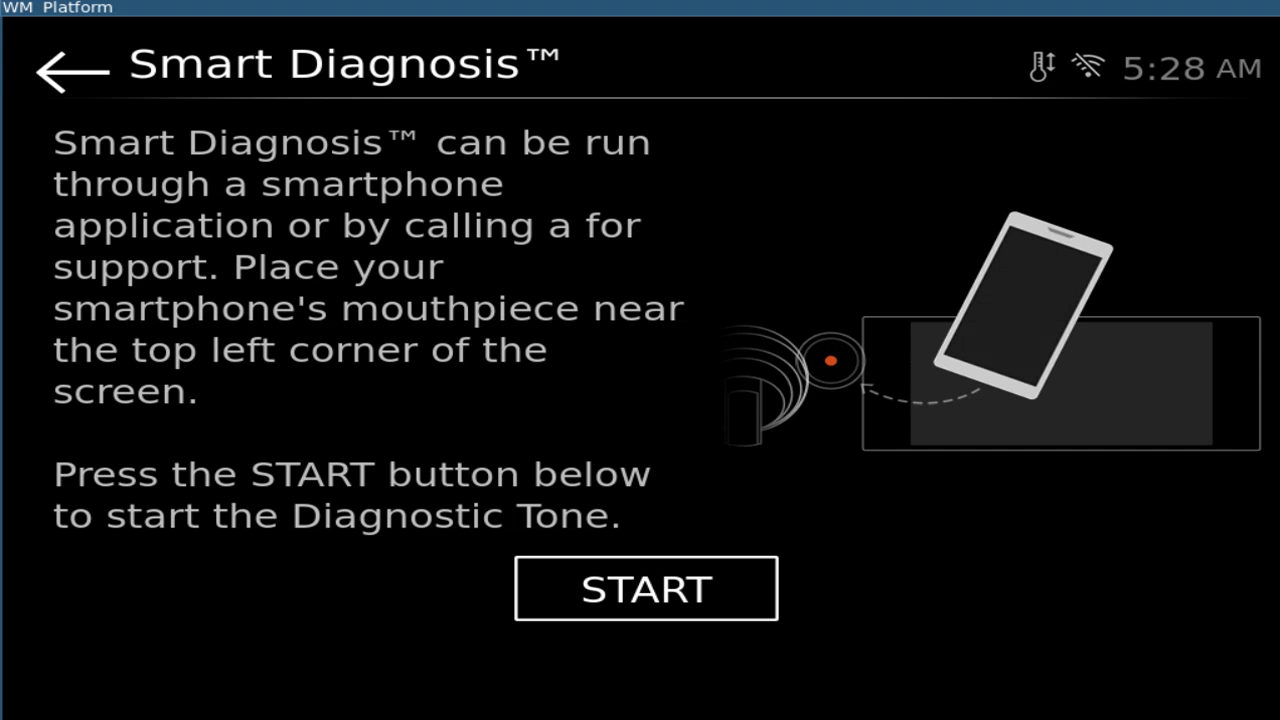
#> input picture frame 181 of video/oven_animation_2.mp4, 1280 x 720 px
$ python detectMotion1.py
#> lines starting #> are read from the running program, lines starting #| are printed output that depends on the picture; after the words box and inside, x2 and y2 are one past the last pixel; in counts of white or black regions, pixels touching at a corner belong together
import cv2
import numpy as np

cap = cv2.VideoCapture("./video/oven_animation_2.mp4") # Connect to the default camera

# Create the MOG2 background subtractor object
mog = cv2.createBackgroundSubtractorMOG2()

while True:
    _, frame = cap.read() # Read a frame from the video stream
#> frame is the input picture: shape (720, 1280, 3); mean B, G, R 14.3, 13.4, 12.4

    # Convert the frame to grayscale
    gray = cv2.cvtColor(frame, cv2.COLOR_BGR2GRAY)
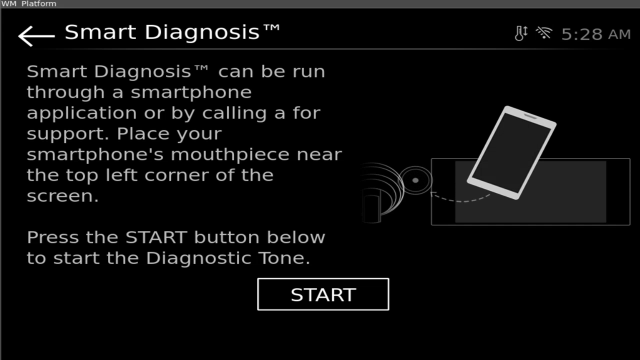
#> gray: shape (720, 1280) (shown at 1/2 size); min 0, max 255, mean 13.2

    # Display the frame
    cv2.imshow('Video Stream', frame)

    # Apply background subtraction
    fgmask = mog.apply(gray)
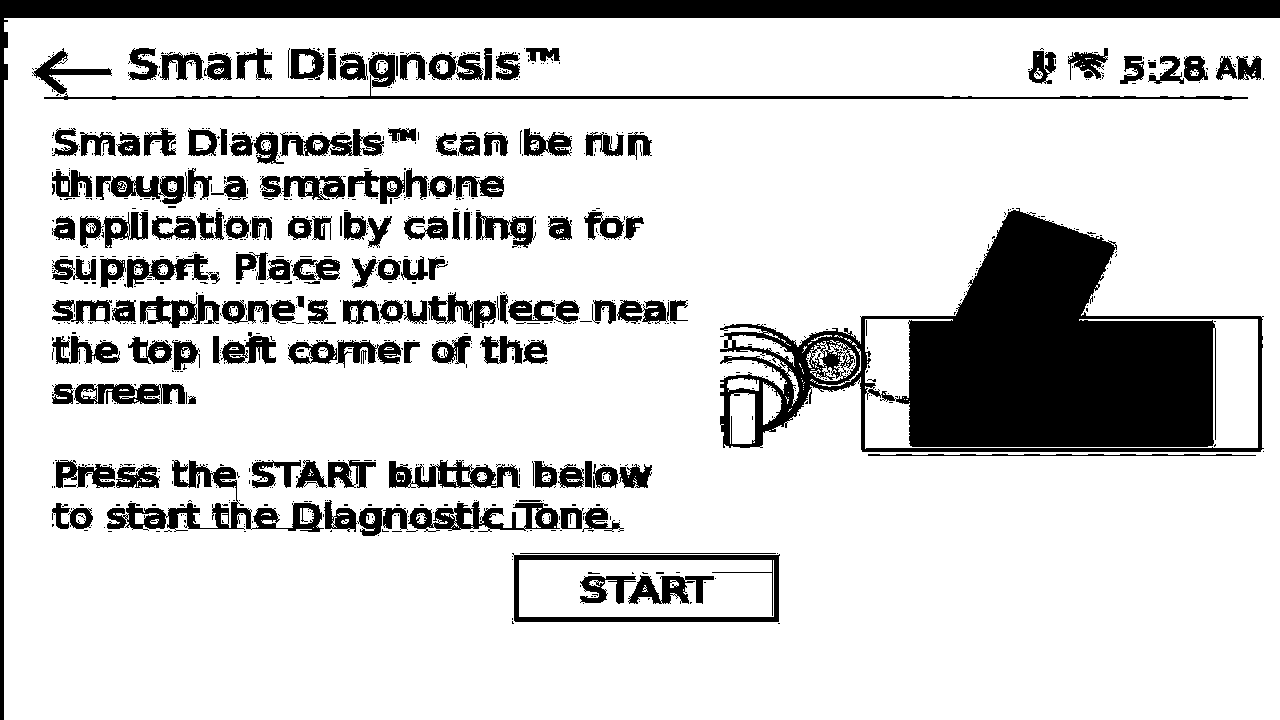
#> fgmask: shape (720, 1280); values 127 (black) and 255 (white), 81.6% white; 1183 black regions (1032 under 20 px), largest, box (x1, y1, x2, y2) and area: (720, 208, 1264, 452) 60457, (0, 0, 1280, 720) 25984, (107, 460, 324, 532) 4040

    # Apply morphological operations to reduce noise and fill gaps
    kernel = cv2.getStructuringElement(cv2.MORPH_ELLIPSE, (5, 5))
    fgmask = cv2.erode(fgmask, kernel, iterations=1)
#> fgmask: shape (720, 1280); values 127 (black) and 255 (white), 72.8% white; 43 black regions, largest, box (x1, y1, x2, y2) and area: (718, 206, 1266, 458) 72286, (0, 0, 1280, 720) 29966, (30, 46, 1250, 102) 16799
    fgmask = cv2.dilate(fgmask, kernel, iterations=1)
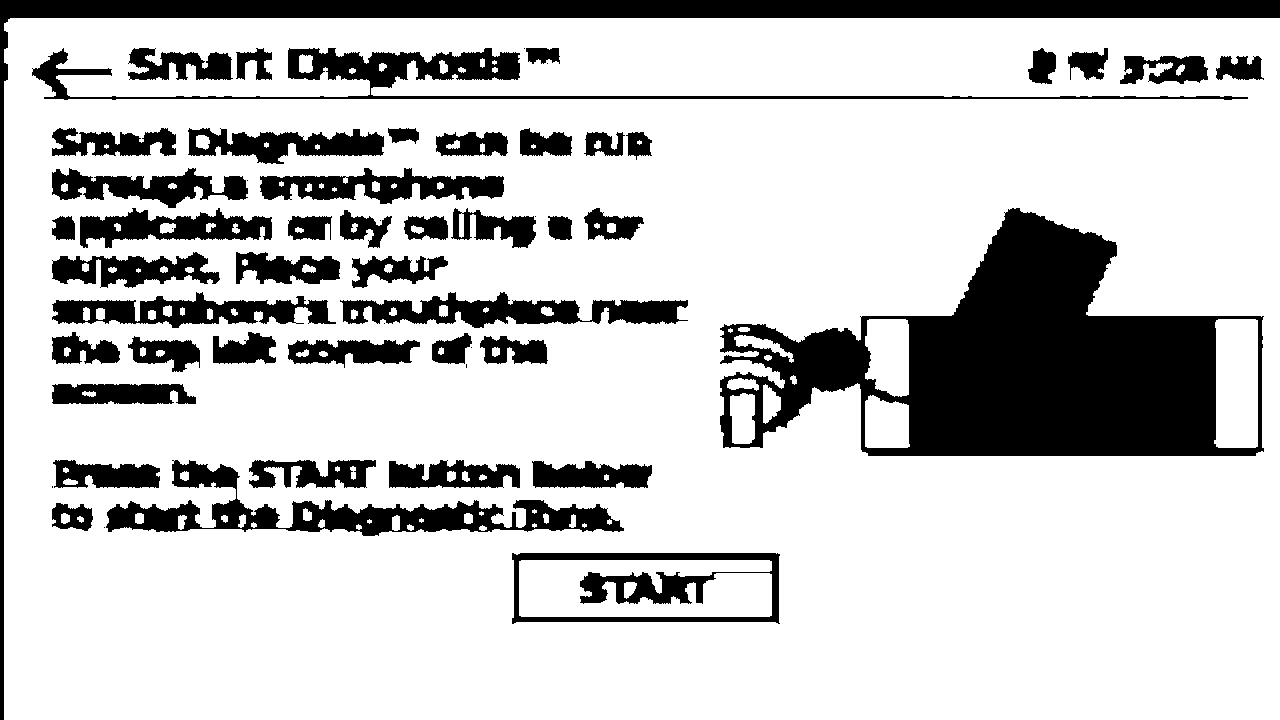
#> fgmask: shape (720, 1280); values 127 (black) and 255 (white), 78.7% white; 57 black regions (11 under 20 px), largest, box (x1, y1, x2, y2) and area: (720, 208, 1264, 456) 65801, (0, 0, 1280, 720) 26004, (106, 460, 624, 536) 11389

    contours, hierarchy = cv2.findContours(fgmask, cv2.RETR_EXTERNAL, cv2.CHAIN_APPROX_SIMPLE)
#> contours = [[[0, 0], [0, 719], [1279, 719], [1279, 0]]]
    for contour in contours:
        # Ignore small contours
        if cv2.contourArea(contour) < 1000:
            continue

        # Get the rotated bounding box
        rect = cv2.minAreaRect(contour)
        box = cv2.boxPoints(rect)
        box = np.int0(box)

        # Draw the bounding box
        cv2.drawContours(frame, [box], 0, (0, 255, 0), 2)

         # Get the coordinates of the top-left corner
        x, y = box[1]

        # Print the coordinates
        print(f"Top-left coordinates: ({x}, {y})")
#> this loop made 1 pass
#> (contour, rect, box, x, y) on pass 1: ([[0, 0], [0, 719], [1279, 719], [1279, 0]], ((639.5, 359.5), (719, 1279), -90), [[1279, 719], [0, 719], [0, 0], [1279, 0]], 0, 719)
#> (printed output is left out)
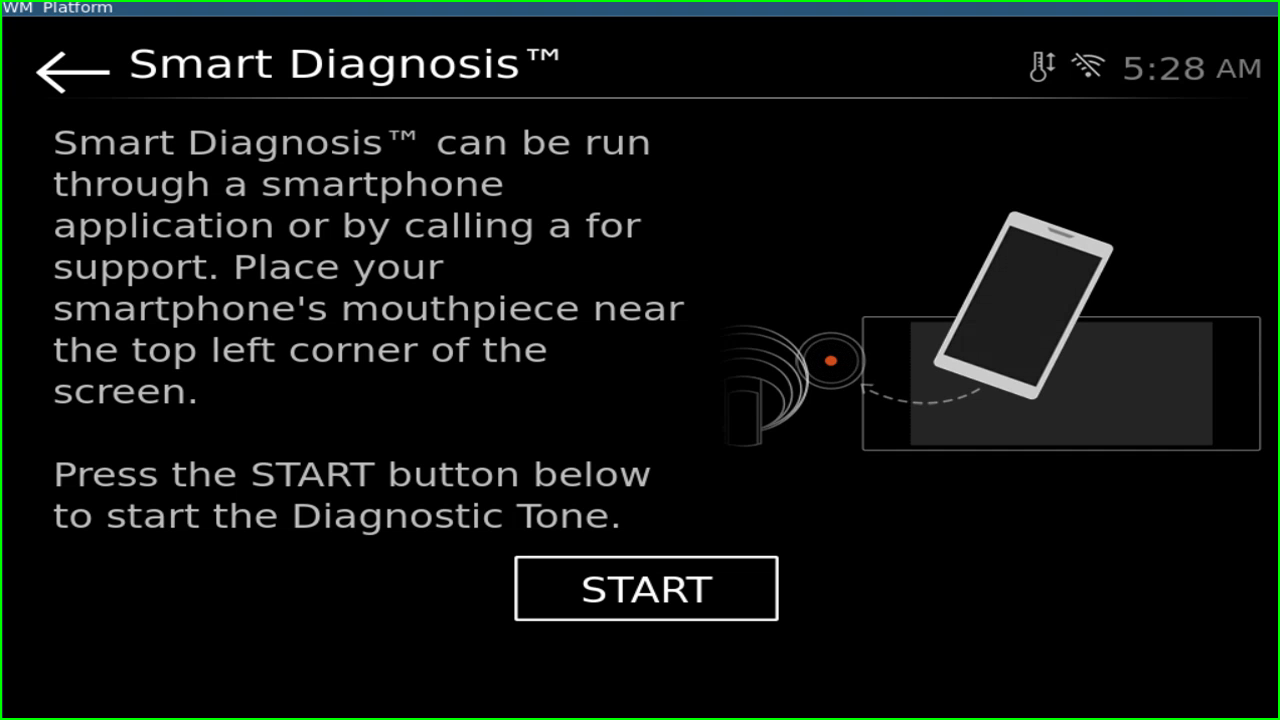
#> frame: shape (720, 1280, 3); 0.87% of pixels changed, all inside (x1, y1, x2, y2) = (0, 0, 1280, 720)

    # Display the foreground mask
    cv2.imshow('Motion Detection', frame)
    if cv2.waitKey(25) == ord('q'): # Exit if the 'q' key is pressed
#> (key q is pressed here)
        break

cap.release() # Release the camera
cv2.destroyAllWindows() # Close all windows

$ run again, starting later in the video
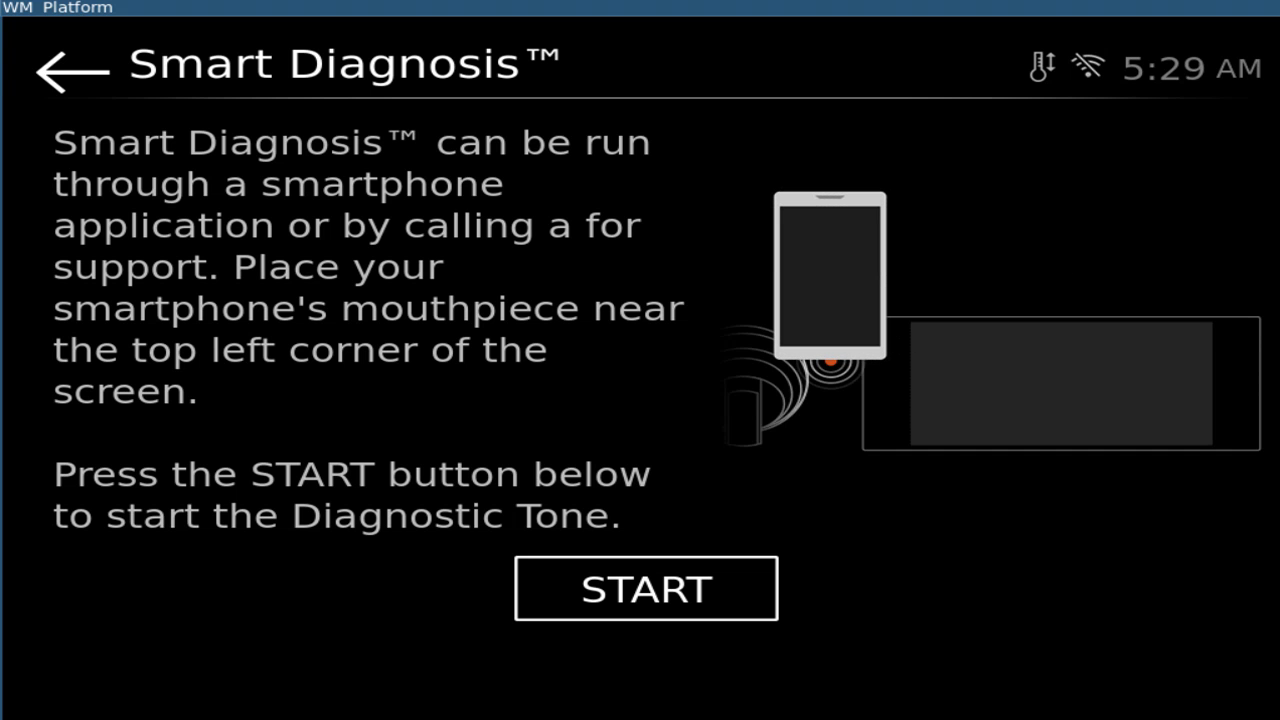
#> input picture frame 816 of video/oven_animation_2.mp4, 1280 x 720 px
#> frame is the input picture: shape (720, 1280, 3); mean B, G, R 14.5, 13.7, 12.6
#> `fgmask = cv2.dilate(fgmask, kernel, iterations=1)`:
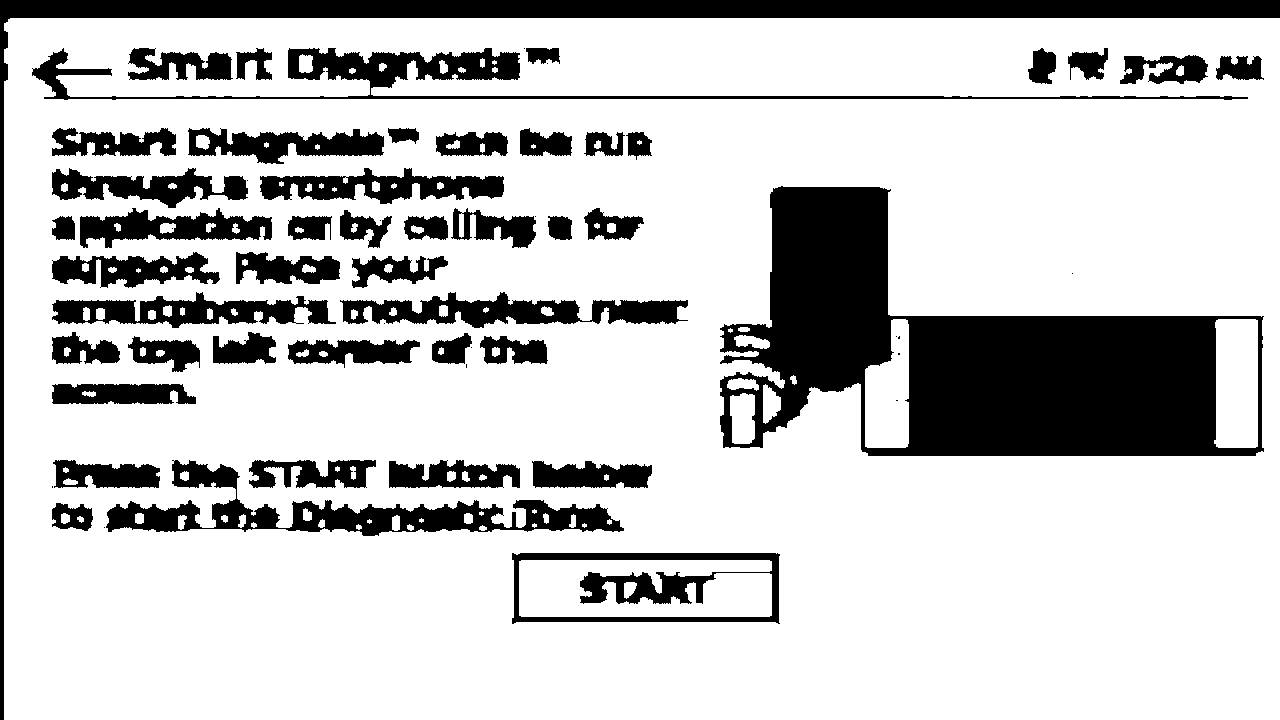
#> fgmask: shape (720, 1280); values 127 (black) and 255 (white), 78.1% white; 62 black regions (16 under 20 px), largest, box (x1, y1, x2, y2) and area: (720, 186, 1264, 456) 71505, (0, 0, 1280, 720) 26004, (106, 460, 624, 536) 11389
#> contours = [[[0, 0], [0, 719], [1279, 719], [1279, 0]]]
#> the loop `for contour in contours:` made 1 pass
#> (contour, rect, box, x, y) on pass 1: ([[0, 0], [0, 719], [1279, 719], [1279, 0]], ((639.5, 359.5), (719, 1279), -90), [[1279, 719], [0, 719], [0, 0], [1279, 0]], 0, 719)
#> (printed output is left out)
#> after the loop `for contour in contours:`:
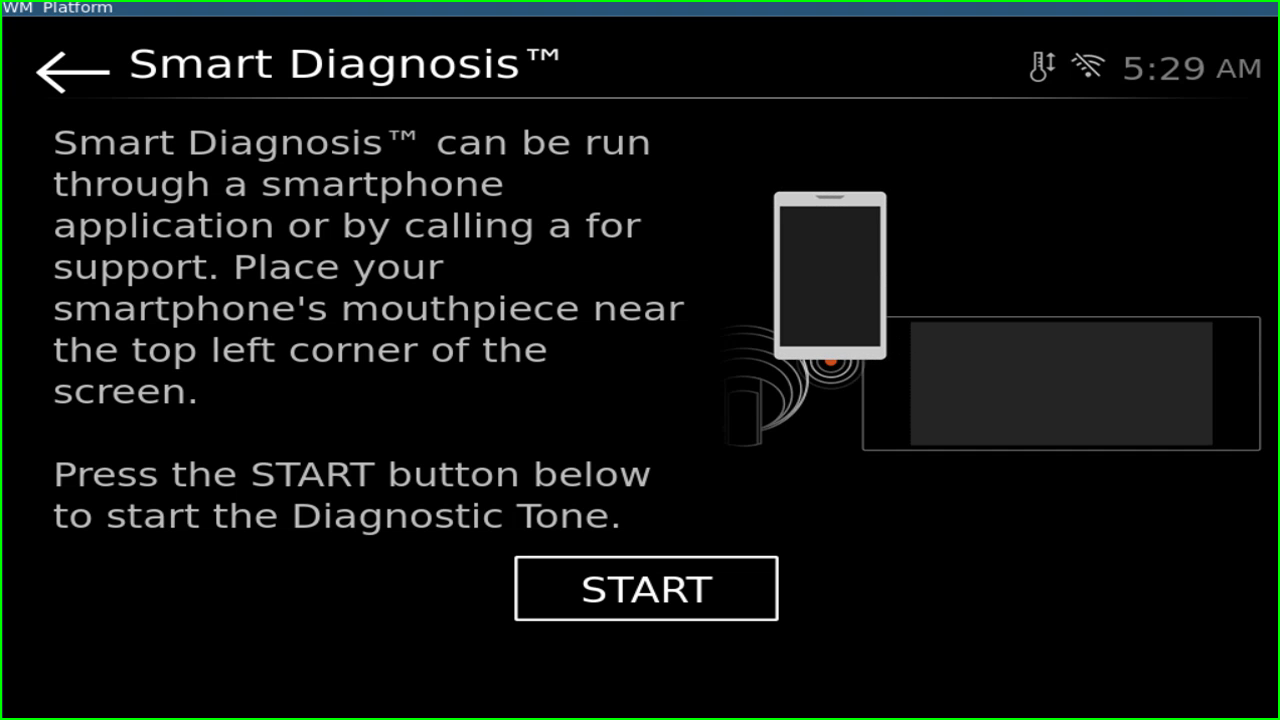
#> frame: shape (720, 1280, 3); 0.87% of pixels changed, all inside (x1, y1, x2, y2) = (0, 0, 1280, 720)

$ run again, starting later in the video
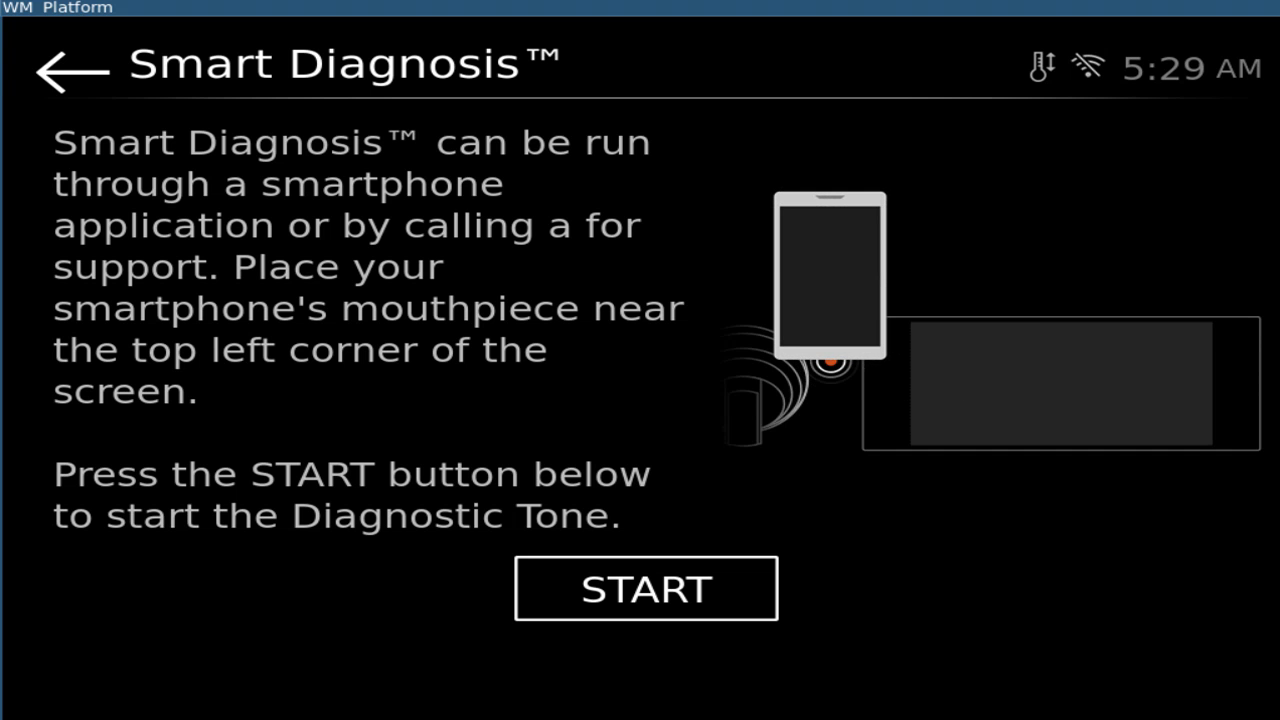
#> input picture frame 1452 of video/oven_animation_2.mp4, 1280 x 720 px
#> frame is the input picture: shape (720, 1280, 3); mean B, G, R 14.5, 13.7, 12.6
#> `fgmask = cv2.dilate(fgmask, kernel, iterations=1)`:
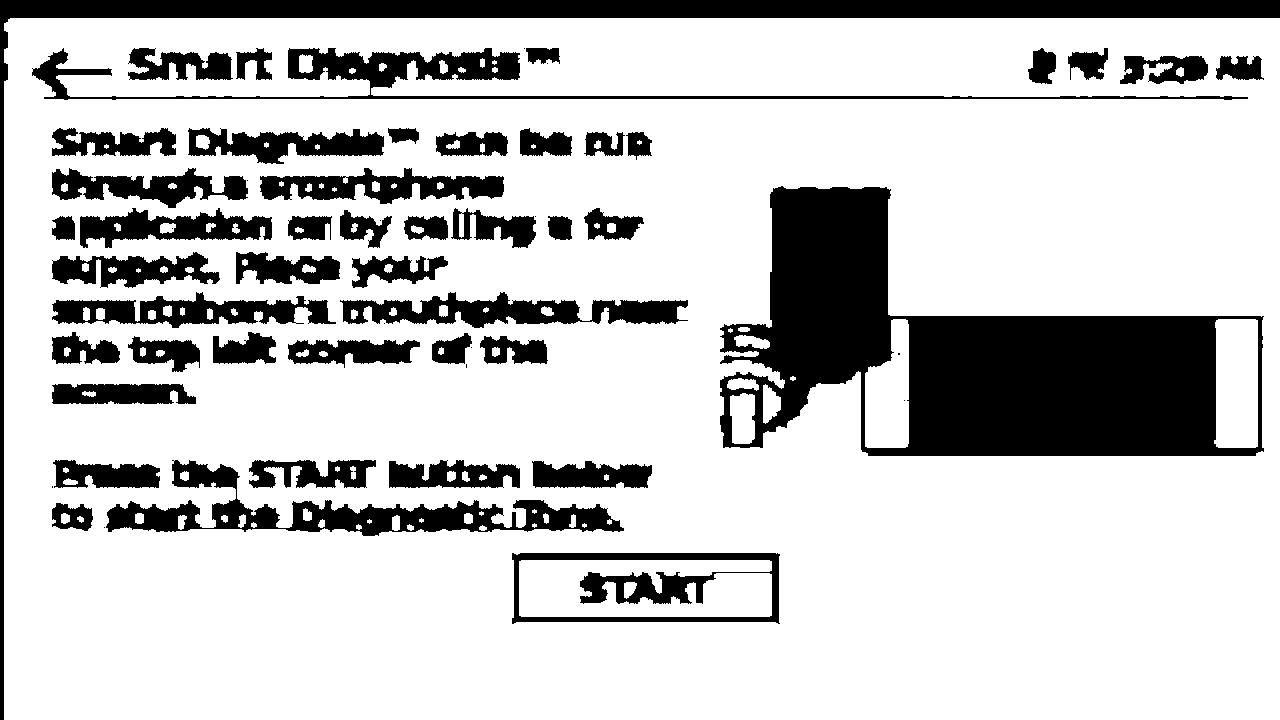
#> fgmask: shape (720, 1280); values 127 (black) and 255 (white), 78.1% white; 59 black regions (13 under 20 px), largest, box (x1, y1, x2, y2) and area: (720, 186, 1264, 456) 71141, (0, 0, 1280, 720) 26004, (106, 460, 624, 536) 11389
#> contours = [[[0, 0], [0, 719], [1279, 719], [1279, 0]]]
#> the loop `for contour in contours:` made 1 pass
#> (contour, rect, box, x, y) on pass 1: ([[0, 0], [0, 719], [1279, 719], [1279, 0]], ((639.5, 359.5), (719, 1279), -90), [[1279, 719], [0, 719], [0, 0], [1279, 0]], 0, 719)
#> (printed output is left out)
#> after the loop `for contour in contours:`:
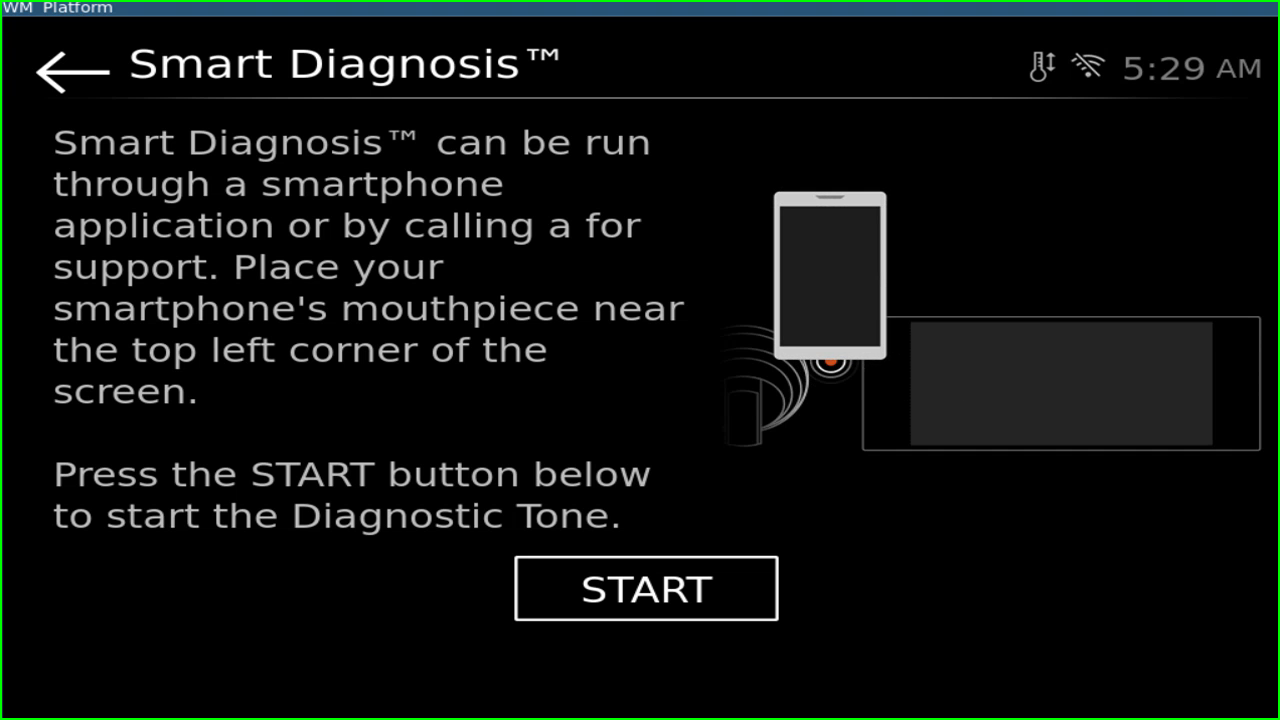
#> frame: shape (720, 1280, 3); 0.87% of pixels changed, all inside (x1, y1, x2, y2) = (0, 0, 1280, 720)
